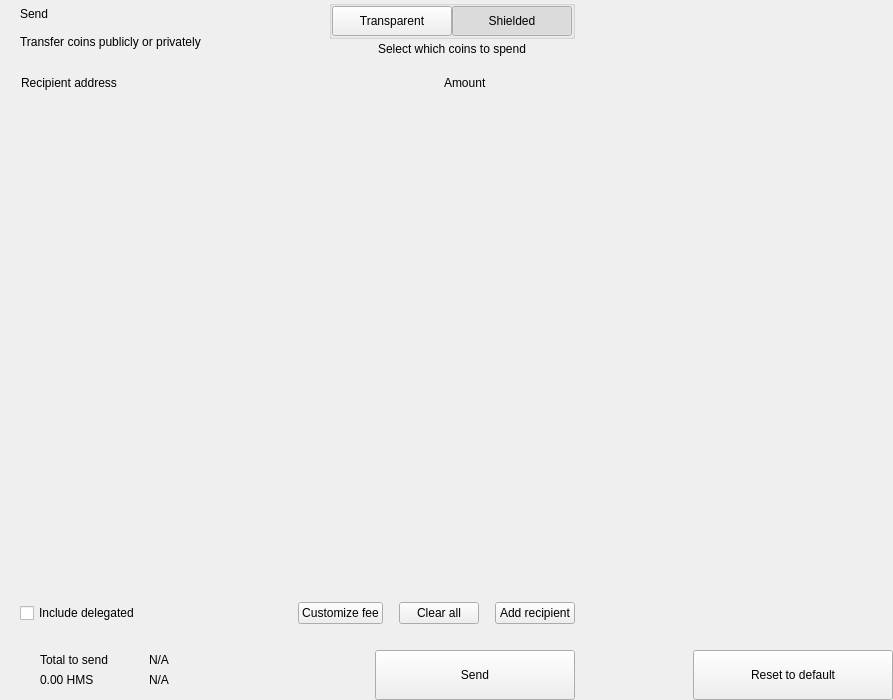
<?xml version="1.0" encoding="UTF-8"?>
<ui version="4.0">
 <class>send</class>
 <widget class="QWidget" name="send">
  <property name="geometry">
   <rect>
    <x>0</x>
    <y>0</y>
    <width>893</width>
    <height>700</height>
   </rect>
  </property>
  <property name="windowTitle">
   <string notr="true">N/A</string>
  </property>
  <layout class="QHBoxLayout" name="horizontalLayout_2" stretch="2,1">
   <property name="spacing">
    <number>0</number>
   </property>
   <property name="leftMargin">
    <number>0</number>
   </property>
   <property name="topMargin">
    <number>0</number>
   </property>
   <property name="rightMargin">
    <number>0</number>
   </property>
   <property name="bottomMargin">
    <number>0</number>
   </property>
   <item>
    <widget class="QWidget" name="left" native="true">
     <layout class="QVBoxLayout" name="verticalLayout_3">
      <property name="spacing">
       <number>0</number>
      </property>
      <property name="leftMargin">
       <number>0</number>
      </property>
      <property name="topMargin">
       <number>0</number>
      </property>
      <property name="rightMargin">
       <number>0</number>
      </property>
      <property name="bottomMargin">
       <number>0</number>
      </property>
      <item>
       <layout class="QVBoxLayout" name="verticalLayout_22" stretch="0,0,0,1,0,0,0,0">
        <property name="spacing">
         <number>0</number>
        </property>
        <item>
         <layout class="QHBoxLayout" name="horizontalLayout_3">
          <property name="spacing">
           <number>0</number>
          </property>
          <property name="leftMargin">
           <number>20</number>
          </property>
          <property name="rightMargin">
           <number>20</number>
          </property>
          <item>
           <layout class="QVBoxLayout" name="verticalLayout">
            <property name="spacing">
             <number>0</number>
            </property>
            <item>
             <widget class="QLabel" name="labelTitle">
              <property name="text">
               <string>Send</string>
              </property>
              <property name="alignment">
               <set>Qt::AlignLeading|Qt::AlignLeft|Qt::AlignVCenter</set>
              </property>
             </widget>
            </item>
            <item>
             <widget class="QLabel" name="labelSubtitle1">
              <property name="text">
               <string>Transfer coins publicly or privately</string>
              </property>
             </widget>
            </item>
           </layout>
          </item>
          <item>
           <spacer name="horizontalSpacer">
            <property name="orientation">
             <enum>Qt::Horizontal</enum>
            </property>
            <property name="sizeHint" stdset="0">
             <size>
              <width>40</width>
              <height>20</height>
             </size>
            </property>
           </spacer>
          </item>
          <item>
           <layout class="QVBoxLayout" name="verticalLayout_6">
            <property name="spacing">
             <number>3</number>
            </property>
            <item alignment="Qt::AlignHCenter">
             <widget class="QGroupBox" name="groupBox">
              <property name="styleSheet">
               <string notr="true">#groupBox{
padding-top:2px;
}</string>
              </property>
              <property name="title">
               <string/>
              </property>
              <property name="alignment">
               <set>Qt::AlignCenter</set>
              </property>
              <layout class="QHBoxLayout" name="horizontalLayout_4">
               <property name="spacing">
                <number>0</number>
               </property>
               <property name="leftMargin">
                <number>0</number>
               </property>
               <property name="topMargin">
                <number>0</number>
               </property>
               <property name="rightMargin">
                <number>0</number>
               </property>
               <property name="bottomMargin">
                <number>0</number>
               </property>
               <item>
                <widget class="QPushButton" name="pushLeft">
                 <property name="minimumSize">
                  <size>
                   <width>120</width>
                   <height>30</height>
                  </size>
                 </property>
                 <property name="maximumSize">
                  <size>
                   <width>120</width>
                   <height>30</height>
                  </size>
                 </property>
                 <property name="focusPolicy">
                  <enum>Qt::NoFocus</enum>
                 </property>
                 <property name="text">
                  <string>Transparent</string>
                 </property>
                 <property name="checkable">
                  <bool>true</bool>
                 </property>
                 <property name="autoExclusive">
                  <bool>true</bool>
                 </property>
                </widget>
               </item>
               <item>
                <widget class="QPushButton" name="pushRight">
                 <property name="minimumSize">
                  <size>
                   <width>120</width>
                   <height>30</height>
                  </size>
                 </property>
                 <property name="maximumSize">
                  <size>
                   <width>120</width>
                   <height>30</height>
                  </size>
                 </property>
                 <property name="focusPolicy">
                  <enum>Qt::NoFocus</enum>
                 </property>
                 <property name="text">
                  <string>Shielded</string>
                 </property>
                 <property name="checkable">
                  <bool>true</bool>
                 </property>
                 <property name="checked">
                  <bool>true</bool>
                 </property>
                 <property name="autoExclusive">
                  <bool>true</bool>
                 </property>
                </widget>
               </item>
              </layout>
             </widget>
            </item>
            <item alignment="Qt::AlignHCenter|Qt::AlignTop">
             <widget class="QLabel" name="labelSubtitle2">
              <property name="styleSheet">
               <string notr="true"/>
              </property>
              <property name="text">
               <string>Select which coins to spend</string>
              </property>
              <property name="alignment">
               <set>Qt::AlignCenter</set>
              </property>
              <property name="indent">
               <number>0</number>
              </property>
             </widget>
            </item>
           </layout>
          </item>
         </layout>
        </item>
        <item>
         <spacer name="verticalSpacer_2">
          <property name="orientation">
           <enum>Qt::Vertical</enum>
          </property>
          <property name="sizeType">
           <enum>QSizePolicy::Fixed</enum>
          </property>
          <property name="sizeHint" stdset="0">
           <size>
            <width>20</width>
            <height>20</height>
           </size>
          </property>
         </spacer>
        </item>
        <item>
         <layout class="QHBoxLayout" name="horizontalLayout" stretch="6,0,2">
          <property name="spacing">
           <number>0</number>
          </property>
          <property name="leftMargin">
           <number>10</number>
          </property>
          <property name="topMargin">
           <number>0</number>
          </property>
          <property name="rightMargin">
           <number>20</number>
          </property>
          <property name="bottomMargin">
           <number>0</number>
          </property>
          <item>
           <widget class="QLabel" name="labelSubtitleAddress">
            <property name="styleSheet">
             <string notr="true">margin-left:8px;</string>
            </property>
            <property name="text">
             <string>Recipient address</string>
            </property>
           </widget>
          </item>
          <item>
           <spacer name="horizontalSpacer_3">
            <property name="orientation">
             <enum>Qt::Horizontal</enum>
            </property>
            <property name="sizeType">
             <enum>QSizePolicy::Fixed</enum>
            </property>
            <property name="sizeHint" stdset="0">
             <size>
              <width>40</width>
              <height>1</height>
             </size>
            </property>
           </spacer>
          </item>
          <item>
           <widget class="QLabel" name="labelSubtitleAmount">
            <property name="text">
             <string>Amount</string>
            </property>
           </widget>
          </item>
         </layout>
        </item>
        <item>
         <widget class="QScrollArea" name="scrollArea">
          <property name="minimumSize">
           <size>
            <width>0</width>
            <height>350</height>
           </size>
          </property>
          <property name="styleSheet">
           <string notr="true">#scrollArea {
            background:transparent;
            margin-top:10px;
}</string>
          </property>
          <property name="horizontalScrollBarPolicy">
           <enum>Qt::ScrollBarAlwaysOff</enum>
          </property>
          <property name="sizeAdjustPolicy">
           <enum>QAbstractScrollArea::AdjustIgnored</enum>
          </property>
          <property name="widgetResizable">
           <bool>true</bool>
          </property>
          <property name="alignment">
           <set>Qt::AlignLeading|Qt::AlignLeft|Qt::AlignTop</set>
          </property>
          <widget class="QWidget" name="scrollAreaWidgetContents">
           <property name="geometry">
            <rect>
             <x>0</x>
             <y>0</y>
             <width>591</width>
             <height>16</height>
            </rect>
           </property>
           <property name="sizePolicy">
            <sizepolicy hsizetype="Preferred" vsizetype="Maximum">
             <horstretch>0</horstretch>
             <verstretch>0</verstretch>
            </sizepolicy>
           </property>
           <property name="autoFillBackground">
            <bool>false</bool>
           </property>
           <property name="styleSheet">
            <string notr="true">#scrollAreaWidgetContents {
             background:transparent;
             }</string>
           </property>
           <layout class="QVBoxLayout" name="verticalLayout_7">
            <property name="spacing">
             <number>0</number>
            </property>
            <property name="sizeConstraint">
             <enum>QLayout::SetDefaultConstraint</enum>
            </property>
            <property name="leftMargin">
             <number>0</number>
            </property>
            <property name="topMargin">
             <number>0</number>
            </property>
            <property name="rightMargin">
             <number>0</number>
            </property>
            <property name="bottomMargin">
             <number>0</number>
            </property>
           </layout>
          </widget>
         </widget>
        </item>
        <item>
         <spacer name="verticalSpacer_4">
          <property name="orientation">
           <enum>Qt::Vertical</enum>
          </property>
          <property name="sizeType">
           <enum>QSizePolicy::Fixed</enum>
          </property>
          <property name="sizeHint" stdset="0">
           <size>
            <width>20</width>
            <height>20</height>
           </size>
          </property>
         </spacer>
        </item>
        <item>
         <layout class="QHBoxLayout" name="horizontalLayout_20">
          <property name="spacing">
           <number>6</number>
          </property>
          <property name="leftMargin">
           <number>20</number>
          </property>
          <property name="rightMargin">
           <number>20</number>
          </property>
          <item>
           <widget class="QCheckBox" name="checkBoxDelegations">
            <property name="layoutDirection">
             <enum>Qt::LeftToRight</enum>
            </property>
            <property name="text">
             <string>Include delegated</string>
            </property>
           </widget>
          </item>
          <item>
           <spacer name="horizontalSpacer_4">
            <property name="orientation">
             <enum>Qt::Horizontal</enum>
            </property>
            <property name="sizeHint" stdset="0">
             <size>
              <width>10</width>
              <height>20</height>
             </size>
            </property>
           </spacer>
          </item>
          <item>
           <widget class="QPushButton" name="pushButtonFee">
            <property name="focusPolicy">
             <enum>Qt::NoFocus</enum>
            </property>
            <property name="text">
             <string>Customize fee</string>
            </property>
           </widget>
          </item>
          <item>
           <spacer name="horizontalSpacer_11">
            <property name="orientation">
             <enum>Qt::Horizontal</enum>
            </property>
            <property name="sizeType">
             <enum>QSizePolicy::Minimum</enum>
            </property>
            <property name="sizeHint" stdset="0">
             <size>
              <width>10</width>
              <height>20</height>
             </size>
            </property>
           </spacer>
          </item>
          <item>
           <widget class="QPushButton" name="pushButtonClear">
            <property name="focusPolicy">
             <enum>Qt::NoFocus</enum>
            </property>
            <property name="layoutDirection">
             <enum>Qt::RightToLeft</enum>
            </property>
            <property name="text">
             <string>Clear all</string>
            </property>
           </widget>
          </item>
          <item>
           <spacer name="horizontalSpacer_6">
            <property name="orientation">
             <enum>Qt::Horizontal</enum>
            </property>
            <property name="sizeType">
             <enum>QSizePolicy::Fixed</enum>
            </property>
            <property name="sizeHint" stdset="0">
             <size>
              <width>10</width>
              <height>20</height>
             </size>
            </property>
           </spacer>
          </item>
          <item>
           <widget class="QPushButton" name="pushButtonAddRecipient">
            <property name="focusPolicy">
             <enum>Qt::NoFocus</enum>
            </property>
            <property name="text">
             <string>Add recipient</string>
            </property>
           </widget>
          </item>
         </layout>
        </item>
        <item>
         <spacer name="verticalSpacer">
          <property name="orientation">
           <enum>Qt::Vertical</enum>
          </property>
          <property name="sizeType">
           <enum>QSizePolicy::Fixed</enum>
          </property>
          <property name="sizeHint" stdset="0">
           <size>
            <width>20</width>
            <height>16</height>
           </size>
          </property>
         </spacer>
        </item>
        <item>
         <layout class="QHBoxLayout" name="horizontalLayout_7">
          <property name="rightMargin">
           <number>20</number>
          </property>
          <item>
           <layout class="QHBoxLayout" name="horizontalLayout_10">
            <property name="spacing">
             <number>0</number>
            </property>
            <property name="leftMargin">
             <number>8</number>
            </property>
            <item>
             <widget class="QStackedWidget" name="stackedWidget">
              <property name="minimumSize">
               <size>
                <width>0</width>
                <height>60</height>
               </size>
              </property>
              <property name="maximumSize">
               <size>
                <width>16777215</width>
                <height>60</height>
               </size>
              </property>
              <widget class="QWidget" name="page1">
               <layout class="QVBoxLayout" name="verticalLayout_71" stretch="0">
                <property name="spacing">
                 <number>6</number>
                </property>
                <property name="leftMargin">
                 <number>12</number>
                </property>
                <property name="topMargin">
                 <number>0</number>
                </property>
                <property name="rightMargin">
                 <number>0</number>
                </property>
                <property name="bottomMargin">
                 <number>0</number>
                </property>
                <item>
                 <widget class="QWidget" name="coinWidget" native="true">
                  <property name="minimumSize">
                   <size>
                    <width>0</width>
                    <height>60</height>
                   </size>
                  </property>
                  <property name="maximumSize">
                   <size>
                    <width>16777215</width>
                    <height>60</height>
                   </size>
                  </property>
                  <layout class="QHBoxLayout" name="horizontalLayout_9">
                   <property name="spacing">
                    <number>0</number>
                   </property>
                   <property name="leftMargin">
                    <number>20</number>
                   </property>
                   <property name="topMargin">
                    <number>10</number>
                   </property>
                   <property name="rightMargin">
                    <number>20</number>
                   </property>
                   <property name="bottomMargin">
                    <number>10</number>
                   </property>
                   <item>
                    <layout class="QVBoxLayout" name="verticalSend">
                     <property name="spacing">
                      <number>0</number>
                     </property>
                     <item>
                      <widget class="QLabel" name="labelTitleTotalSend">
                       <property name="text">
                        <string>Total to send</string>
                       </property>
                      </widget>
                     </item>
                     <item>
                      <widget class="QLabel" name="labelAmountSend">
                       <property name="text">
                        <string notr="true">0.00 HMS</string>
                       </property>
                      </widget>
                     </item>
                    </layout>
                   </item>
                   <item>
                    <spacer name="horizontalSpacer_9">
                     <property name="orientation">
                      <enum>Qt::Horizontal</enum>
                     </property>
                     <property name="sizeType">
                      <enum>QSizePolicy::Fixed</enum>
                     </property>
                     <property name="sizeHint" stdset="0">
                      <size>
                       <width>20</width>
                       <height>20</height>
                      </size>
                     </property>
                    </spacer>
                   </item>
                   <item>
                    <widget class="QLabel" name="labelLine">
                     <property name="minimumSize">
                      <size>
                       <width>1</width>
                       <height>0</height>
                      </size>
                     </property>
                     <property name="maximumSize">
                      <size>
                       <width>1</width>
                       <height>16777215</height>
                      </size>
                     </property>
                     <property name="text">
                      <string/>
                     </property>
                    </widget>
                   </item>
                   <item>
                    <spacer name="horizontalSpacer_10">
                     <property name="orientation">
                      <enum>Qt::Horizontal</enum>
                     </property>
                     <property name="sizeType">
                      <enum>QSizePolicy::Fixed</enum>
                     </property>
                     <property name="sizeHint" stdset="0">
                      <size>
                       <width>20</width>
                       <height>20</height>
                      </size>
                     </property>
                    </spacer>
                   </item>
                   <item>
                    <layout class="QVBoxLayout" name="verticalRemaining">
                     <property name="spacing">
                      <number>0</number>
                     </property>
                     <item>
                      <widget class="QLabel" name="labelTitleTotalRemaining">
                       <property name="text">
                        <string notr="true">N/A</string>
                       </property>
                      </widget>
                     </item>
                     <item>
                      <widget class="QLabel" name="labelAmountRemaining">
                       <property name="text">
                        <string notr="true">N/A</string>
                       </property>
                      </widget>
                     </item>
                    </layout>
                   </item>
                  </layout>
                 </widget>
                </item>
               </layout>
              </widget>
              <widget class="QWidget" name="page_2"/>
             </widget>
            </item>
           </layout>
          </item>
          <item>
           <spacer name="horizontalSpacer_5">
            <property name="orientation">
             <enum>Qt::Horizontal</enum>
            </property>
            <property name="sizeType">
             <enum>QSizePolicy::Expanding</enum>
            </property>
            <property name="sizeHint" stdset="0">
             <size>
              <width>40</width>
              <height>20</height>
             </size>
            </property>
           </spacer>
          </item>
          <item alignment="Qt::AlignBottom">
           <widget class="QPushButton" name="pushButtonSave">
            <property name="minimumSize">
             <size>
              <width>200</width>
              <height>50</height>
             </size>
            </property>
            <property name="maximumSize">
             <size>
              <width>200</width>
              <height>50</height>
             </size>
            </property>
            <property name="focusPolicy">
             <enum>Qt::NoFocus</enum>
            </property>
            <property name="text">
             <string>Send</string>
            </property>
           </widget>
          </item>
         </layout>
        </item>
       </layout>
      </item>
     </layout>
    </widget>
   </item>
   <item>
    <widget class="QWidget" name="right" native="true">
     <layout class="QVBoxLayout" name="verticalLayout_5">
      <property name="leftMargin">
       <number>0</number>
      </property>
      <property name="topMargin">
       <number>0</number>
      </property>
      <property name="rightMargin">
       <number>0</number>
      </property>
      <property name="bottomMargin">
       <number>0</number>
      </property>
      <item>
       <layout class="QVBoxLayout" name="verticalLayout_4">
        <property name="spacing">
         <number>6</number>
        </property>
        <item>
         <widget class="OptionButton" name="btnCoinControl" native="true">
          <property name="minimumSize">
           <size>
            <width>0</width>
            <height>50</height>
           </size>
          </property>
         </widget>
        </item>
        <item>
         <widget class="OptionButton" name="btnChangeAddress" native="true">
          <property name="minimumSize">
           <size>
            <width>0</width>
            <height>50</height>
           </size>
          </property>
         </widget>
        </item>
        <item>
         <widget class="OptionButton" name="btnUri" native="true">
          <property name="minimumSize">
           <size>
            <width>0</width>
            <height>50</height>
           </size>
          </property>
         </widget>
        </item>
        <item>
         <widget class="OptionButton" name="btnShieldCoins" native="true">
          <property name="minimumSize">
           <size>
            <width>0</width>
            <height>50</height>
           </size>
          </property>
         </widget>
        </item>
        <item>
         <spacer name="verticalSpacer_5">
          <property name="orientation">
           <enum>Qt::Vertical</enum>
          </property>
          <property name="sizeHint" stdset="0">
           <size>
            <width>20</width>
            <height>40</height>
           </size>
          </property>
         </spacer>
        </item>
        <item>
         <layout class="QHBoxLayout" name="horizontalLayout_8">
          <item>
           <spacer name="horizontalSpacer_7">
            <property name="orientation">
             <enum>Qt::Horizontal</enum>
            </property>
            <property name="sizeHint" stdset="0">
             <size>
              <width>40</width>
              <height>20</height>
             </size>
            </property>
           </spacer>
          </item>
          <item>
           <widget class="QPushButton" name="pushButtonReset">
            <property name="minimumSize">
             <size>
              <width>200</width>
              <height>50</height>
             </size>
            </property>
            <property name="maximumSize">
             <size>
              <width>200</width>
              <height>50</height>
             </size>
            </property>
            <property name="focusPolicy">
             <enum>Qt::NoFocus</enum>
            </property>
            <property name="text">
             <string>Reset to default</string>
            </property>
           </widget>
          </item>
         </layout>
        </item>
       </layout>
      </item>
     </layout>
    </widget>
   </item>
  </layout>
 </widget>
 <customwidgets>
  <customwidget>
   <class>OptionButton</class>
   <extends>QWidget</extends>
   <header>qt/hemis/optionbutton.h</header>
   <container>1</container>
  </customwidget>
 </customwidgets>
 <resources/>
 <connections/>
</ui>
